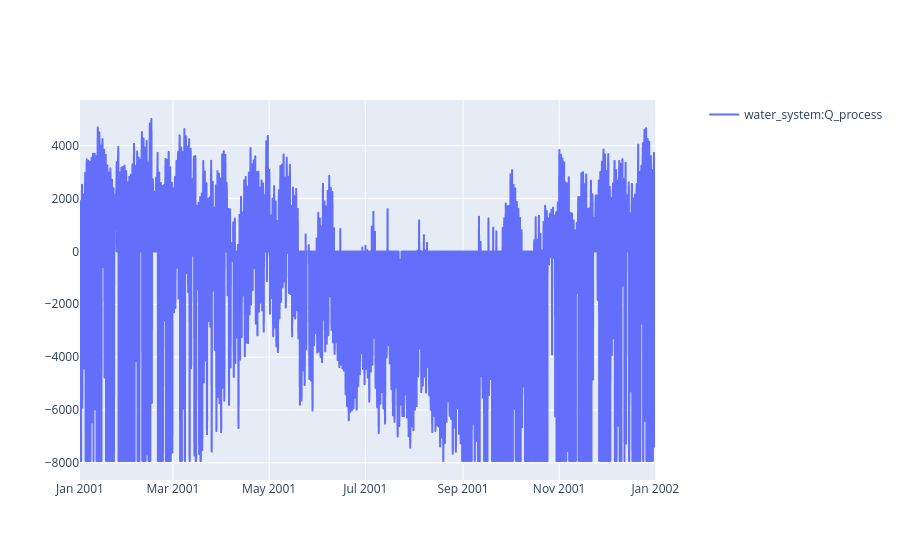

Notebook code cell kept with this figure:
### Code cell
sim.plot(pro.dates(),[Q_process])

### Figure 1 — Plotly figure (JSON) as saved in the notebook; plotly's stock layout.template omitted (floating-point values rounded to 4 significant figures; data arrays with more than 128 entries replaced by an {"elided": "..."} marker saying what was removed)
{"data": [{"hovertemplate": "date=%{x}<br>water_system:Q_process=%{y}<extra></extra>", "legendgroup": "", "line": {"dash": "solid"}, "marker": {"symbol": "circle"}, "mode": "lines", "name": "water_system:Q_process", "showlegend": true, "type": "scattergl", "x": {"elided": "8760 str values"}, "xaxis": "x", "y": {"elided": "8760 float values"}, "yaxis": "y"}], "layout": {"xaxis": {"anchor": "y", "domain": [0, 0.94]}, "yaxis": {"anchor": "x", "domain": [0, 1]}, "yaxis2": {"anchor": "x", "overlaying": "y", "side": "right"}}}
